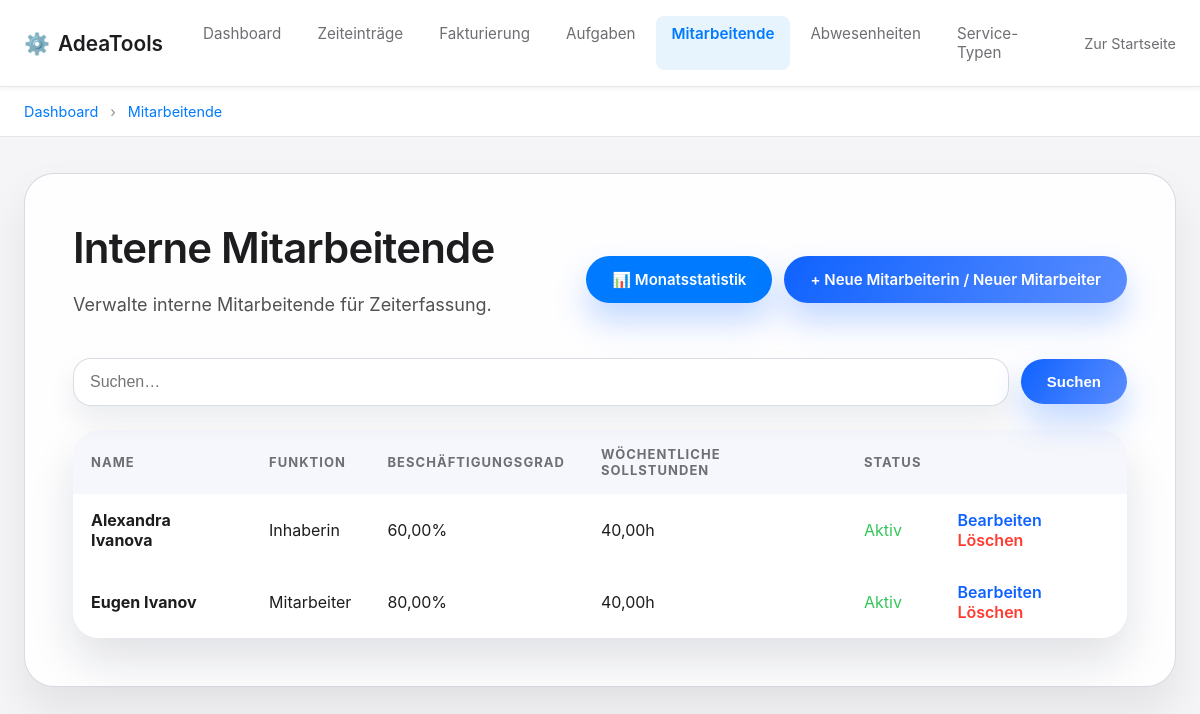
Screenshot of /zeit/mitarbeitende/ (signed in) with the database file from the repository.
### adeazeit/models.py (models this page shows, shortened)
class EmployeeInternal(models.Model):
    code = models.CharField(
        "Mitarbeiterkürzel",
        max_length=20,
        unique=True,
        help_text="Eindeutiger Kurzcode für den Mitarbeiter (z.B. MM, EMP001)"
    )
    name = models.CharField("Name", max_length=255)
    function_title = models.CharField("Funktion", max_length=255, default="")
    rolle = models.CharField("Rolle", max_length=255, blank=True)
    employment_percent = models.DecimalField(
        "Beschäftigungsgrad (%)",
        max_digits=5,
        decimal_places=2,
        default=Decimal('100.00'),
        help_text="Beispiel: 100.00, 60.00"
    )
    weekly_soll_hours = models.DecimalField(
        "Wöchentliche Sollstunden",
        max_digits=5,
        decimal_places=2,
        default=Decimal('42.00'),
        help_text="Gesamte wöchentliche Sollstunden (z.B. 42.00 oder 40.00)"
    )
    weekly_working_days = models.DecimalField(
        "Wöchentliche Arbeitstage",
        max_digits=4,
        decimal_places=1,
        null=True,
        blank=True,
        help_text="z.B. 5.0 / 4.5 / 4.0"
    )
    vacation_days_per_year = models.DecimalField(
        "Ferientage pro Jahr",
        max_digits=5,
        decimal_places=2,
        null=True,
        blank=True,
        help_text="z.B. 20.00 / 25.00"
    )
    work_canton = models.CharField(
        "Arbeitskanton",
        max_length=50,
        null=True,
        blank=True,
        help_text="Für zukünftige Feiertagsmodelle"
    )
    holiday_model = models.CharField(
        "Feiertagsmodell",
        max_length=255,
        null=True,
        blank=True,
        help_text="Freitext"
    )
    employment_start = models.DateField(
        "Beschäftigungsbeginn",
        null=True,
        blank=True
    )
    employment_end = models.DateField(
        "Beschäftigungsende",
        null=True,
        blank=True
    )
    eintrittsdatum = models.DateField("Eintrittsdatum", null=True, blank=True)  # Legacy, wird automatisch aus employment_start gesetzt
    austrittsdatum = models.DateField("Austrittsdatum", null=True, blank=True)  # Legacy
    stundensatz = models.DecimalField(
        "Koeffizient",
        max_digits=10,
        decimal_places=2,
        default=Decimal('0.00'),
        help_text="Koeffizient für die Verrechnung von Services (z.B. 1.3 = 30% Aufschlag auf Standard-Stundensatz)"
    )
    sollstunden_woche = models.DecimalField(
        "Sollstunden/Woche (Legacy)",
        max_digits=5,
        decimal_places=2,
        null=True,
        blank=True,
        help_text="Veraltet - verwende weekly_soll_hours"
    )
    ferien_pro_jahr = models.DecimalField(
        "Ferien pro Jahr (Legacy)",
        max_digits=5,
        decimal_places=2,
        null=True,
        blank=True,
        help_text="Veraltet - verwende vacation_days_per_year"
    )
    aktiv = models.BooleanField("Aktiv", default=True)
    notes = models.TextField("Notizen", null=True, blank=True)
    created_at = models.DateTimeField(auto_now_add=True)
    updated_at = models.DateTimeField(auto_now=True)
    class Meta:
        ordering = ["name"]
        verbose_name = "Interne Mitarbeiterin"
        verbose_name_plural = "Interne Mitarbeitende"
    def is_active(self):
        if not self.aktiv:
            return False
        from datetime import date
        today = date.today()
        if self.employment_end:
            if self.employment_end < today:
                return False
        if self.austrittsdatum:
            if self.austrittsdatum < today:
                return False
        return True

### adeazeit/views.py (the view)
# urls.py: path("mitarbeitende/", views.EmployeeInternalListView.as_view(), name="employee-list"),
class EmployeeInternalListView(ManagerOrAdminRequiredMixin, EmployeeFilterMixin, ListView):
    model = EmployeeInternal
    template_name = "adeazeit/employeeinternal_list.html"
    context_object_name = "employees"
    def get_queryset(self):
        queryset = super().get_queryset().order_by("name")
        query = self.request.GET.get("q")
        if query:
            queryset = queryset.filter(
                Q(name__icontains=query) |
                Q(code__icontains=query) |
                Q(rolle__icontains=query)
            )
        return queryset
    def get_context_data(self, **kwargs):
        context = super().get_context_data(**kwargs)
        context["query"] = self.request.GET.get("q", "")
        context["can_manage"] = can_manage_employees(self.request.user)
        return context

### adeacore/context_processors.py (called while the page is built)
def current_client(request):
    active_client_id = request.session.get("active_client_id")
    if active_client_id:
        try:
            client = Client.objects.get(pk=active_client_id)
            if client.client_type != "FIRMA" or not client.lohn_aktiv:
                request.session.pop("active_client_id", None)
                return {"current_client": None}
            return {"current_client": client}
        except Client.DoesNotExist:
            request.session.pop("active_client_id", None)
            return {"current_client": None}
    return {"current_client": None}

def adealohn_permissions(request):
    if not request.user.is_authenticated:
        return {"adealohn_is_visible": False}
    try:
        from adealohn.permissions import can_access_adelohn
        return {
            "adealohn_is_visible": can_access_adelohn(request.user),
        }
    except ImportError:
        return {
            "adealohn_is_visible": False,
        }

def running_timer(request):
    if not request.user.is_authenticated:
        return {'running_timer': None}
    try:
        from adeazeit.models import RunningTimeEntry, UserProfile
        employee_profile = UserProfile.objects.get(user=request.user)
        if employee_profile.employee:
            timer = RunningTimeEntry.objects.filter(mitarbeiter=employee_profile.employee).first()
            return {'running_timer': timer}
        return {'running_timer': None}
    except (ImportError, UserProfile.DoesNotExist, AttributeError):
        return {'running_timer': None}

### adeacore/fields.py (called while the page is built, shortened)
    def from_db_value(self, value, expression, connection):
        if value is None or value == '':
            return value

    def from_db_value(self, value, expression, connection):
        if value is None:
            return value

### adealohn/permissions.py (called while the page is built)
def can_access_adelohn(user):
    if not user or not user.is_authenticated:
        return False
    if user.is_staff:
        return True
    return False

### adeazeit/mixins.py (called while the page is built)
    def dispatch(self, request, *args, **kwargs):
        if not request.user.is_authenticated:
            return self.handle_no_permission()
        if self.required_role:
            from .permissions import has_role
            if not has_role(request.user, self.required_role):
                return HttpResponseForbidden("Sie haben keine Berechtigung für diese Aktion.")
        return super().dispatch(request, *args, **kwargs)

### adeazeit/permissions.py (called while the page is built)
def has_role(user, role):
    return get_user_role(user) == role

def can_delete_entries(user):
    return is_admin(user)

### adeazeit/templates/adeazeit/employeeinternal_list.html (shortened to what this page needs)
{% extends 'admin_base_no_sidebar.html' %}
{% block breadcrumbs %}
<a href="{% url 'admin-dashboard' %}">Dashboard</a>
<a href="{% url 'adeazeit:employee-list' %}">Mitarbeitende</a>
{% endblock %}
{% block content %}
<section class="content-card">
    <div class="adea-d-flex-between">
        <div>
            <h1 style="margin-bottom: 8px;">Interne Mitarbeitende</h1>
            <p class="lead">Verwalte interne Mitarbeitende für Zeiterfassung.</p>
        </div>
        <div style="display: flex; gap: 12px;">
            <a href="{% url 'adeazeit:employee-monthly-stats' %}" class="adea-button-primary" style="background: #007aff;">
                📊 Monatsstatistik
            </a>
            {% if adeazeit_can_manage_employees %}
            <a class="adea-button-primary" href="{% url 'adeazeit:employee-create' %}">+ Neue Mitarbeiterin / Neuer Mitarbeiter</a>
            {% endif %}
        </div>
    </div>
    <form method="get" class="adea-search-form" style="display: flex; gap: 12px; flex-wrap: wrap; align-items: center; margin-top: 20px;">
        <input type="text" name="q" value="{{ query }}" placeholder="Suchen…" class="adea-input" style="flex: 1; min-width: 200px;">
        <button type="submit" class="adea-button-primary">Suchen</button>
    </form>
    <div class="adea-table-wrapper" style="margin-top: 20px;">
        <table class="adea-table">
            <thead>
                <tr>
                    <th>Name</th>
                    <th>Funktion</th>
                    <th>Beschäftigungsgrad</th>
                    <th>Wöchentliche Sollstunden</th>
                    <th>Status</th>
                    <th></th>
                </tr>
            </thead>
            <tbody>
                {% for employee in employees %}
                <tr>
                    <td><strong>{{ employee.name }}</strong></td>
                    <td>{{ employee.function_title }}</td>
                    <td>{{ employee.employment_percent|floatformat:2 }}%</td>
                    <td>{{ employee.weekly_soll_hours|floatformat:2 }}h</td>
                    <td>
                        {% if employee.is_active %}
                        <span style="color: #34c759;">Aktiv</span>
                        {% else %}
                        <span style="color: #8e8e93;">Inaktiv</span>
                        {% endif %}
                    </td>
                    <td class="adea-table-actions">
                        {% if adeazeit_can_manage_employees %}
                        <a href="{% url 'adeazeit:employee-update' employee.pk %}">Bearbeiten</a>
                        {% endif %}
                        {% if adeazeit_can_delete %}
                        <a href="{% url 'adeazeit:employee-delete' employee.pk %}" style="color: #ff3b30;">Löschen</a>
                        {% endif %}
                    </td>
                </tr>
                {% endfor %}
            </tbody>
        </table>
    </div>
</section>
{% endblock %}

### static/css/adeastyle.css (style rules this page uses)
:root { color-scheme: light; font-family: -apple-system, BlinkMacSystemFont, "Segoe UI", sans-serif; --bg: #f5f6f8; --fg: #1d1d1f; --fg-muted: #6e6e73; --card: rgba(255, 255, 255, 0.9); --border: rgba(210, 214, 222, 0.9); --shadow: 0 24px 45px rgba(0, 0, 0, 0.08); --shadow-hover: 0 36px 65px rgba(0, 0, 0, 0.15); }
*, *::before, *::after { box-sizing: border-box; }
body { margin: 0; min-height: 100vh; background: radial-gradient(circle at top, rgba(255, 255, 255, 0.96), var(--bg)); color: var(--fg); display: flex; justify-content: center; }
.content-card { background: var(--card); border-radius: 30px; padding: clamp(32px, 4vw, 48px); border: 1px solid var(--border); box-shadow: var(--shadow); backdrop-filter: blur(16px); transition: box-shadow 0.25s ease, transform 0.25s ease; }
.content-card h1 { margin-top: 0; font-size: clamp(30px, 4vw, 42px); font-weight: 600; letter-spacing: -0.02em; }
.content-card p.lead { font-size: 18px; line-height: 1.6; color: #515154; max-width: 640px; }
.adea-input { width: 100%; padding: 14px 16px; border-radius: 18px; border: 1px solid rgba(210, 214, 222, 0.85); background: rgba(255, 255, 255, 0.92); box-shadow: 0 14px 28px rgba(15, 23, 42, 0.08); font-size: 16px; transition: border-color 0.2s ease, box-shadow 0.2s ease; }
.adea-button-primary { display: inline-flex; align-items: center; justify-content: center; padding: 14px 26px; border-radius: 999px; border: none; background: linear-gradient(120deg, #0f62ff, #5a8dff); color: #fff; font-size: 15px; font-weight: 600; text-decoration: none; cursor: pointer; box-shadow: 0 18px 32px rgba(15, 98, 255, 0.25); transition: transform 0.2s ease, box-shadow 0.2s ease; }
.adea-d-flex-between { display: flex; align-items: center; justify-content: space-between; gap: 24px; flex-wrap: wrap; }
.adea-search-form { margin: 24px 0; display: flex; gap: 12px; flex-wrap: wrap; }
.adea-search-form button { flex-shrink: 0; }
.adea-table-wrapper { margin-top: 12px; border-radius: 26px; overflow: hidden; box-shadow: 0 24px 45px rgba(15, 23, 42, 0.12); }
.adea-table { width: 100%; border-collapse: collapse; background: rgba(255, 255, 255, 0.9); }
.adea-table th, .adea-table td { padding: 16px 18px; text-align: left; }
.adea-table thead { background: rgba(245, 247, 252, 0.9); font-size: 13px; letter-spacing: 0.08em; text-transform: uppercase; color: #6e6e73; }
.adea-table tbody tr { transition: background 0.2s ease; }
.adea-table-actions a { text-decoration: none; color: #0f62ff; font-weight: 600; }
.admin-breadcrumbs a { color: #007aff; text-decoration: none; }
.admin-breadcrumbs a:not(:last-child)::after { content: " › "; margin: 0 8px; color: #8e8e93; }

### rows the page displays
EmployeeInternal: name "Alexandra Ivanova", function_title "Inhaberin", employment_percent "60,00", weekly_soll_hours "40,00", aktiv "Aktiv"
EmployeeInternal: name "Eugen Ivanov", function_title "Mitarbeiter", employment_percent "80,00", weekly_soll_hours "40,00", aktiv "Aktiv"
